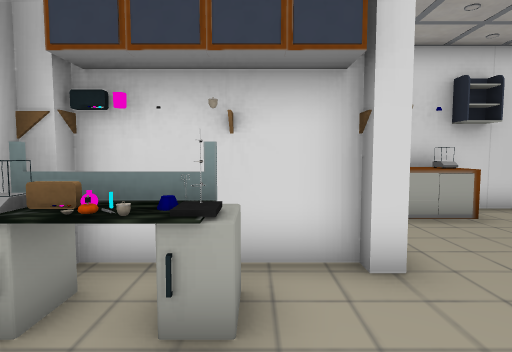
[1] (above)

20 first-person views from a walk through a Unity game level. The camera is 1.4 m above the floor, tilts 4° down and sees 80° across. The floor is counted in squares, 1 m on a side. Each view is taken from the middle of a square. On the plan, view 1 faces up. The plan holds only what a view shows up to about 14 squares ahead; the rest is blank. The place goes on beyond the plan. The player character is not drawn. Door leaves are left out, so doorways stand open. Some surface patterns are stand-ins.

[2]
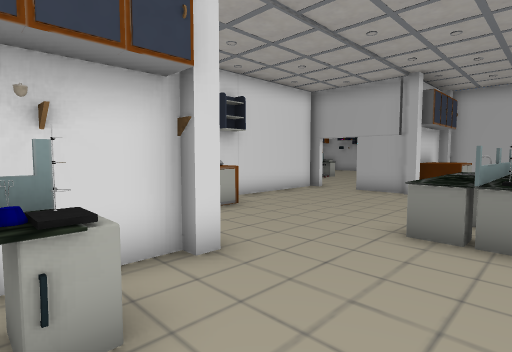

[3]
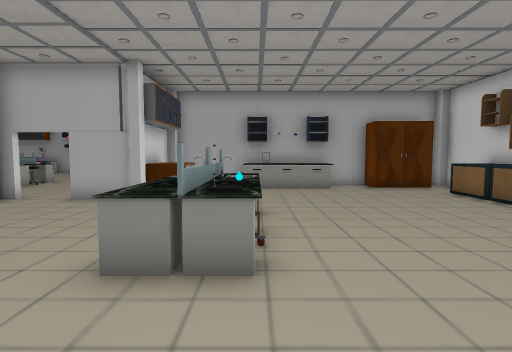

[4]
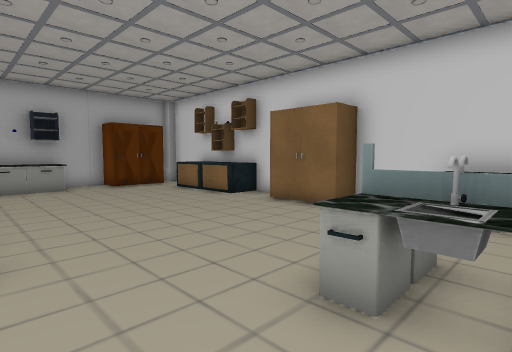

[5]
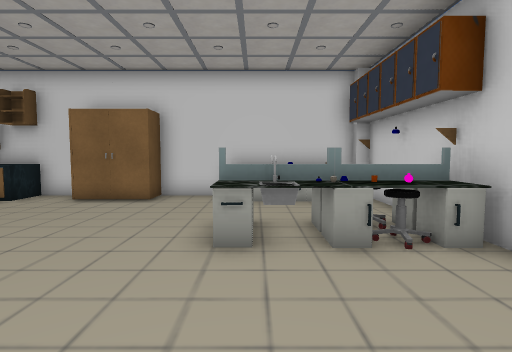

[6]
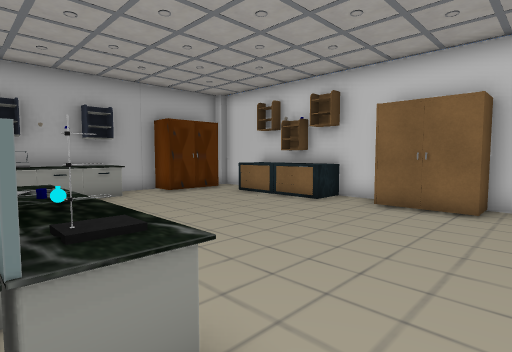

[7]
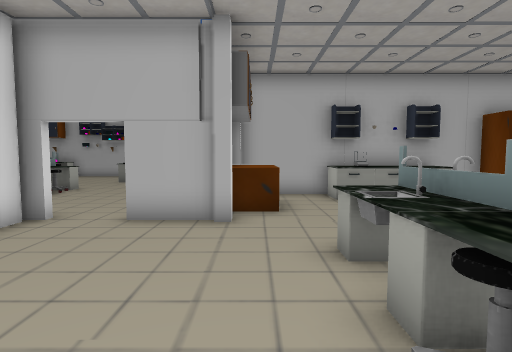

[8]
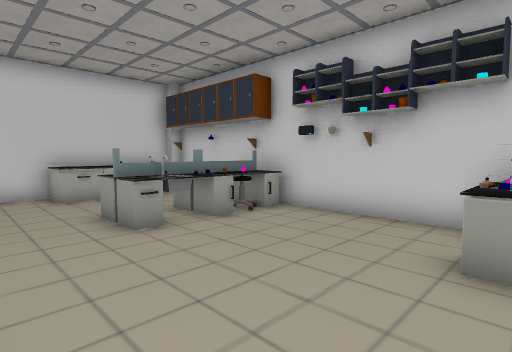

[9]
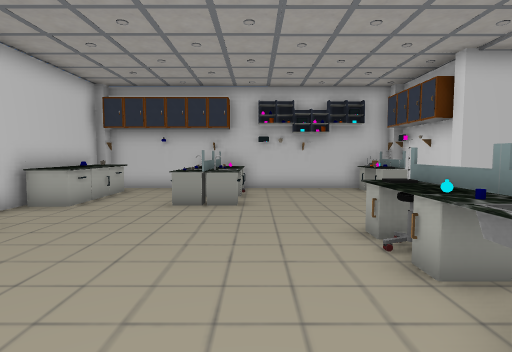

[10]
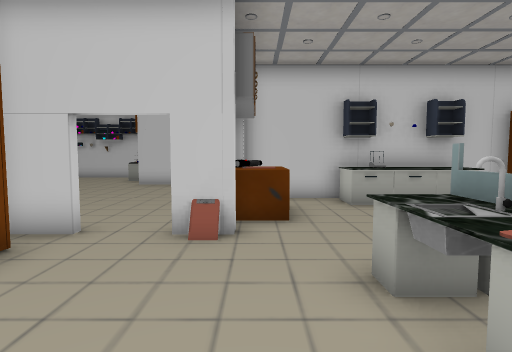

[11]
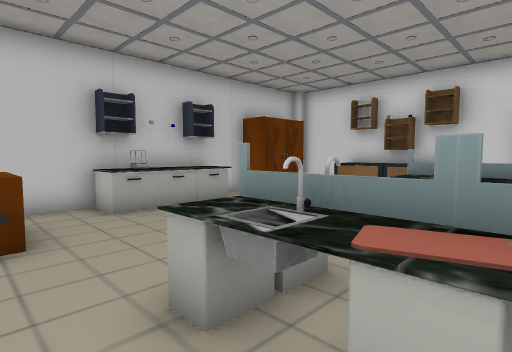

[12]
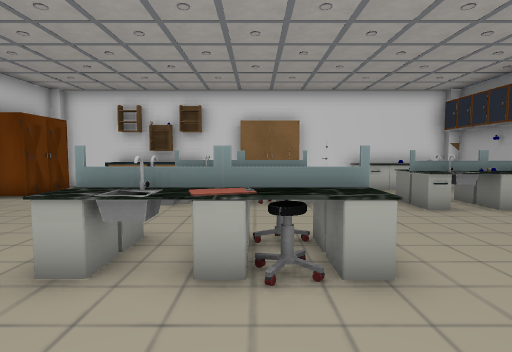

[13]
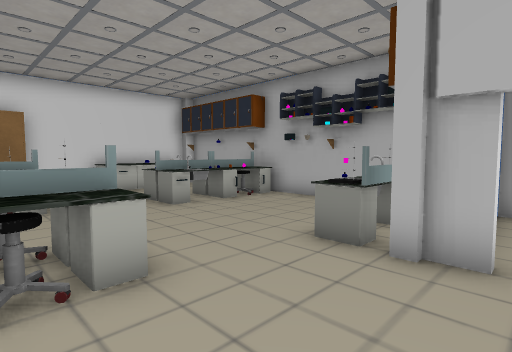

[14]
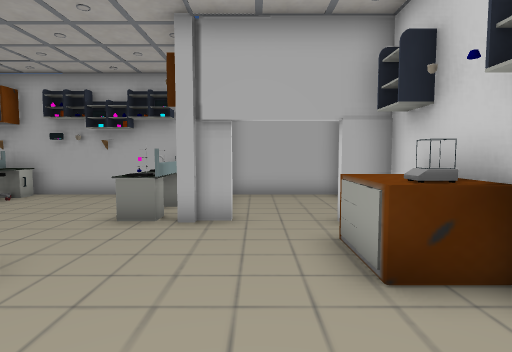

[15]
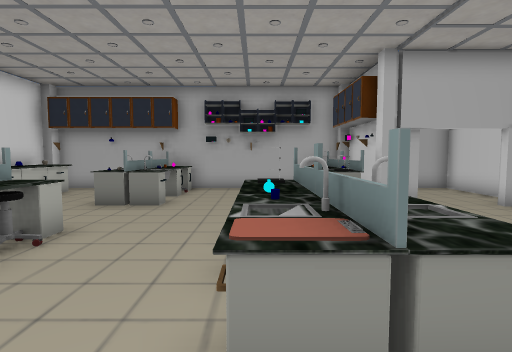

[16]
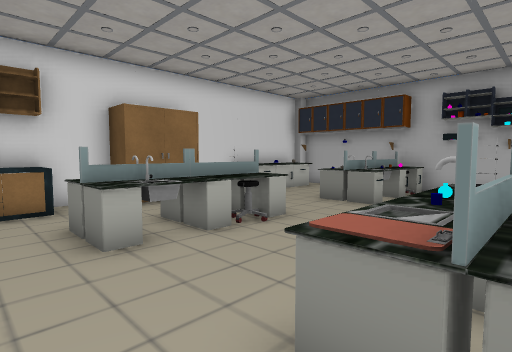

[17]
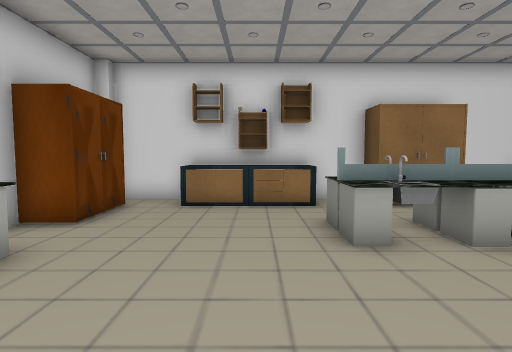

[18]
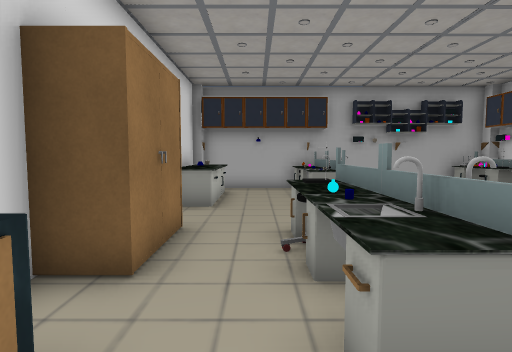

[19]
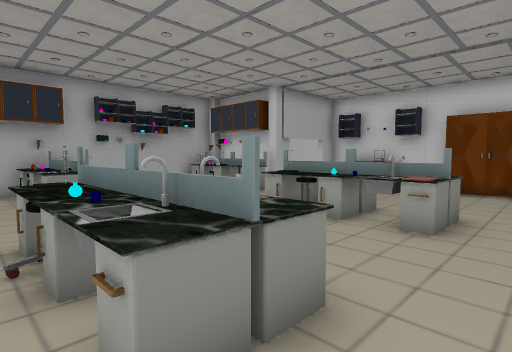

[20]
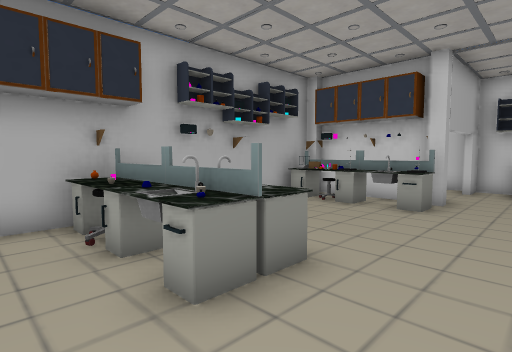

### Floor plan
Points are (right, up) in squares from view 1. A wall is a line through its corners. A room is listed if a view was taken in it or the views show most of it. See-through windows are left out.
Room 1 (views 1, 2, 3, 4, 5, 6, 7, 8, 9)
walls: (-0.4, 3.9) (-1.5, 3.9); (10.5, 3.9) (10.5, 5.9); (7, -8.4) (13.2, -8.4); (-2.7, 3.6) (-2.7, -7.5); (10.4, 7.9) (3.9, 7.9); (-2.4, -8.4) (4.2, -8.4); (14.8, -5) (14.8, 3.5); (14.4, 3.9) (11.6, 3.9)
ways out: open door at (10, 6.5) to room 2
objects: pillar (-3, -8); other object (-2, -8) to (2, -7); other object (-2, -3); other object (-2, -2); other object (-2, 2); other object (-2, 3); pillar (-2, 4); other object (-1, -2); other object (-1, 1); lamp (-1, 2); other object (-1, 3); other object (0, -3); other object (0, 3); other object (0, 4); other object (1, -4); tap (1, -3); other object (1, 4); other object (2, -4); other object (2, -3); pillar (2, 4); other object (3, 7); other object (4, -8) to (6, -7); other object (4, 7) to (5, 7); other object (5, 0); other object (5, 1) to (6, 2); flask (6, 0); pillar (6, 8); other object (7, 0) to (8, 0); tap (7, 1); other object (7, 1) to (8, 2); other object (9, -7) to (10, -7); other object (10, -8); pillar (10, 4); other object (11, -7) to (12, -7); other object (12, 3) to (13, 3); other object (13, -3) to (14, 0); other object (14, -7) to (14, -5)
Room 2 (views 10, 11, 12, 13, 14, 15, 16, 17, 18, 19, 20)
walls: (20.4, 9.1) (23.5, 9.1); (14.5, 20.5) (6.6, 20.5); (21.4, 8.3) (22.5, 8.3); (10.7, 5.9) (10.7, 4.6); (14.2, 4.2) (19.2, 4.2) (19.2, 5.4); (6.2, 17.1) (6.2, 8.6); (23.7, 8.5) (23.7, 19.5); (23.4, 20.5) (16.9, 20.5)
ways out: open door at (10, 6.5) to room 1; open door at (20, 6) to room 3
objects: pillar (6, 20); other object (7, 12) to (8, 15); other object (7, 17) to (7, 19); other object (8, 9); other object (8, 10) to (9, 10); other object (9, 9); other object (9, 19) to (10, 20); pillar (11, 8); other object (11, 19) to (12, 20); other object (11, 20); other object (12, 8); other object (13, 5) to (14, 5); other object (13, 10) to (14, 11); other object (13, 12) to (14, 12); other object (13, 16); other object (13, 17) to (14, 17); tap (14, 11); tap (14, 16); other object (14, 19) to (17, 20); pillar (15, 4); other object (15, 10) to (16, 11); other object (15, 11); flask (15, 12); other object (15, 16) to (16, 16); flask (15, 17); other object (16, 5) to (17, 5); other object (16, 12); other object (16, 17); other object (17, 5) to (18, 6); pillar (19, 9); other object (19, 10) to (21, 10); other object (19, 15) to (20, 15); other object (19, 16); other object (19, 19) to (22, 20); other object (20, 9); other object (20, 14); tap (20, 16); other object (20, 17); other object (21, 15); other object (22, 14); other object (22, 16); other object (23, 10); other object (23, 11); other object (23, 15); other object (23, 16); other object (23, 17); pillar (23, 20) to (24, 20)
Room 3 (no view inside)
walls: (19.6, 4) (23.7, 4) (23.7, 8); (20.9, 9) (20.4, 9)
ways out: open door at (20, 6) to room 2
objects: other object (21, 8); pillar (23, 8)

Where each view was taken, in squares from view 1:
view 1: 0 up, 0 right, facing up
view 2: 0 up, 1 left, facing up-right
view 3: 0 up, 1 right, facing right
view 4: 0 up, 0 right, facing down-right
view 5: 2 up, 1 right, facing down
view 6: 1 up, 3 right, facing down-right
view 7: 3 up, 4 right, facing right
view 8: 3 up, 4 right, facing down-left
view 9: 2 down, 10 right, facing left
view 10: 9 up, 16 right, facing left
view 11: 9 up, 15 right, facing up-left
view 12: 7 up, 15 right, facing up
view 13: 7 up, 15 right, facing up-right
view 14: 7 up, 13 right, facing right
view 15: 12 up, 11 right, facing right
view 16: 11 up, 11 right, facing up-right
view 17: 11 up, 11 right, facing up
view 18: 18 up, 11 right, facing right
view 19: 18 up, 11 right, facing down-right
view 20: 18 up, 17 right, facing down-right
